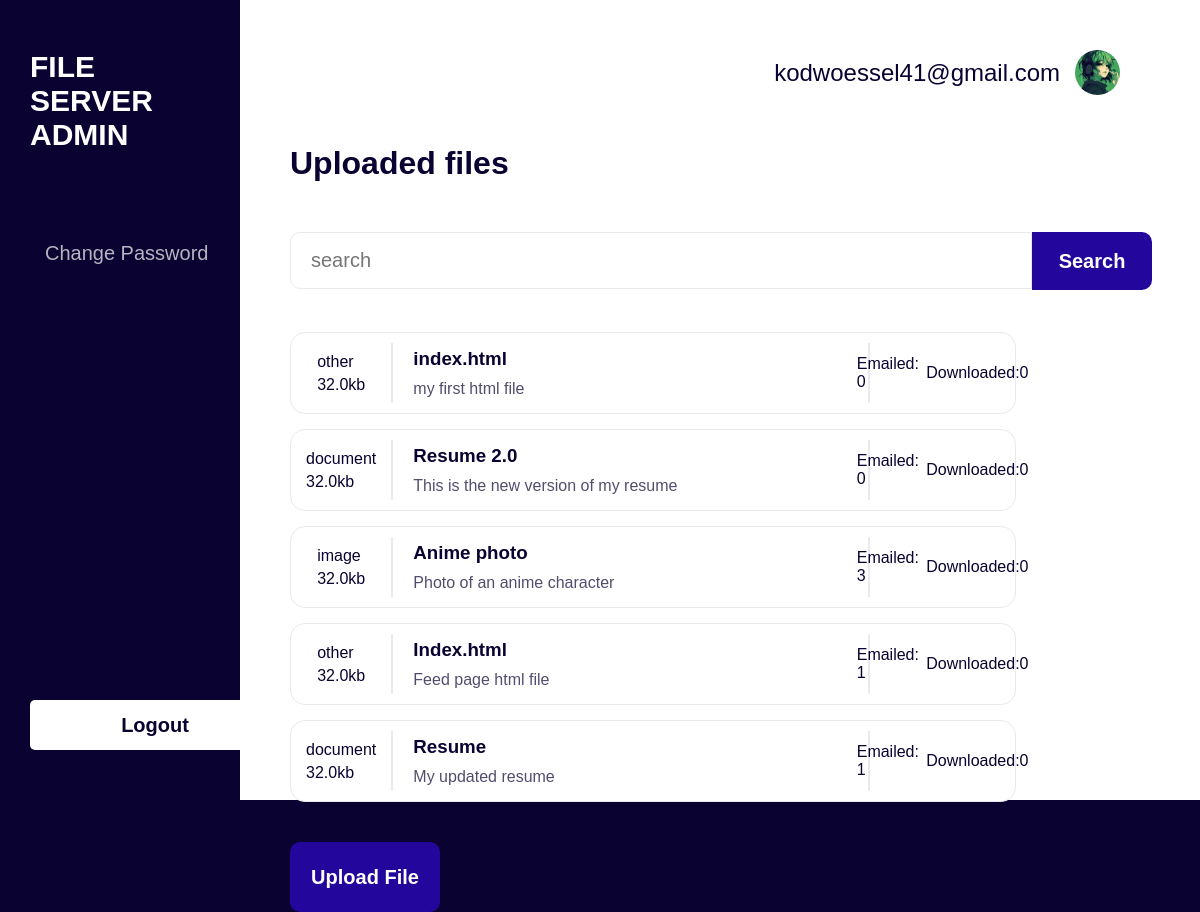
Page /administration/files/ (signed in) on the committed database.
### userAuth/models.py (models this page shows, shortened)
class User(AbstractBaseUser, PermissionsMixin):
    email = models.EmailField(unique=True)
    name = models.CharField(max_length=150, default="")
    is_active = models.BooleanField(default=True)
    is_staff = models.BooleanField(default=False)
    date_joined = models.DateTimeField(default=timezone.now)
    last_login = models.DateTimeField(blank=True, null=True)
    is_email_verified = models.BooleanField(default=False)
    objects = CustomUserManager()
    USERNAME_FIELD = 'email'
    EMAIL_FIELD = 'email'
    REQUIRED_FIELDS = []
    class Meta:
        verbose_name = 'User'
        verbose_name_plural = 'Users'
        ordering = ['-date_joined']
    groups = models.ManyToManyField(
        'auth.Group',
        related_name='auth_users',
        blank=True,
        verbose_name='groups',
        help_text='The groups this user belongs to. A user will get all permissions granted to each of their groups.',
    )
    user_permissions = models.ManyToManyField(
        'auth.Permission',
        related_name='auth_users',
        blank=True,
        verbose_name='user permissions',
        help_text='Specific permissions for this user.',
        related_query_name='user',
    )

### fileManager/models.py (models this page shows, shortened)
class File(models.Model):
    id = models.AutoField(primary_key=True)
    title = models.CharField(max_length=255, blank=False)
    description = models.TextField(blank=True)
    file = models.FileField(upload_to='uploads/', default='')
    date = models.DateTimeField(auto_now_add=True)
    file_type = models.CharField(max_length=50, blank=True)
    downloads_count = models.IntegerField(default=0)
    emailed_count = models.IntegerField(default=0)
    objects = FileManager()
    class Meta:
        ordering = ["-date"]

### administration/views.py (the view)
# urls.py: path('files/', views.files, name='files'),
def files(request):
    user = request.user
    files = File.objects.all()
    if request.method == 'POST':
        query = request.POST.get('query')
        files = File.objects.search(query=query)
        return render(request, 'admin/files.html', {'user': user, 'files': files, 'query': query})
    else:
        return render(request, 'admin/files.html', {'user': user, 'files': files})

### administration/templates/admin/files.html (shortened to what this page needs)
<!DOCTYPE html>
<html lang="en">
<head>
    {% load static %}
    <link rel="stylesheet" href="{% static 'css/filestyle.css' %}">
</head>
<body>
    <div class="container">
        <div class="aside">
            <h1>File Server Admin</h1>
            <div class="actionables">
                <a href="/reset_password">change password</a>
            </div>
            <form method="post" action="{% url 'logout' %}">
                <button type="submit">Logout</button>
            </form>
        </div>
        <div class="content">
            <div class="profile">
                <p class="email">{{ user.email }}</p>
                <img src="{% static 'images/profile.png' %}" alt="">
            </div>
            <h1>Uploaded files</h1>
            <div class="searchbar">
                <form method="post" action="{% url 'files' %}">
                    <input type="text" placeholder="search" name="query" value="{{query}}">
                    <button type="submit">Search</button>
                </form>
            </div>
            {% if files|length > 0%}
                <div class="files">
                    {% for file in files %}
                        <div class="file">
                            <div class="thumbnail">
                                <div class="thumb">
                                    <p>{{file.file_type}}</p>
                                    <p>32.0kb</p>
                                </div>
                            </div>
                            <div class="item">
                                <h3>{{ file.title }}</</h3>
                                <p>{{ file.description }}</p>
                            </div>
                            <div class="action">
                                <p>Emailed: {{file.emailed_count}}</p>
                                <p>Downloaded:{{file.downloads_count}}</p>
                            </div>
                        </div>
                    {% endfor %}
                </div>
            {% else %}
                <p>No files found</p>
            {% endif %}
            <div class="upload">
                <a href="/administration/upload/" class="upload">Upload File</a>
            </div>
        </div>
    </div>
</body>
</html>

### static/css/filestyle.css (style rules this page uses)
body { margin: 0; padding: 0; display: flex; align-items: center; justify-content: center; height: 100vh; width: 100vw; font-family: Arial, Helvetica, sans-serif; background-color: #0a0230; }
h1,h2,h3,h4, p { margin: 0; }
.container { display: flex; width: 100%; height: 100%; }
.container .aside { display: flex; flex-direction: column; width: calc(20% - 60px); color: white; height: calc(100% - 100px); justify-content: space-between; align-items: flex-start; padding: 50px 30px; gap: 80px; left: 0; }
.container .content { background-color: white; width: calc(80% - 100px); height: calc(100% - 100px); display: flex; flex-direction: column; align-items: flex-start; justify-content: flex-start; padding: 50px; color: #0a0230; }
.container .aside h1 { font-size: 30px; text-transform: uppercase; font-weight: bold; }
.container .aside a { font-size: 20px; opacity: 0.7; text-transform: capitalize; color: white; text-decoration: none; border-radius: 20px; margin-bottom: 80px; }
.container .aside .actionables { height: 60%; display: flex; flex-direction: column; justify-content: flex-start; }
.container .aside form button { height: 50px; width: 250px; outline: none; border: none; color: #0a0230; background-color: white; font-size: 20px; font-weight: bold; border-radius: 5px; }
.content { display: flex; flex-direction: column; gap: 50px; }
.content .profile { width: calc(100% - 60px); height: 50px; display: flex; align-items: center; justify-content: flex-end; padding: 0 30px; gap: 15px; }
.profile img { width: 45px; height: 45px; border-radius: 50%; }
.profile p { font-size: 24px; color: #0a0230; }
.content .files { display: flex; flex-direction: column; width: calc(90% - 50px); align-items: flex-start; gap: 15px; }
.files .file { display: flex; width: 100%; min-height: 60px; border-radius: 15px; border: 1px solid rgb(233, 233, 238); align-items: center; justify-content: space-between; padding: 10px 0; background-color: white; }
.files .file .thumbnail { height: 100%; width: 15%; border-right: 2px solid rgb(233, 233, 238); display: flex; align-items: center; justify-content: center; }
.file .thumbnail .thumb { display: flex; flex-direction: column; gap: 5px; }
.files .file .item { display: flex; flex-direction: column; align-items: flex-start; justify-content: center; height: 100%; width: 65%; border-right: 2px solid rgb(233, 233, 238); padding: 0 20px; }
.file .item p { font-size: 16px; font-weight: lighter; opacity: 0.7; margin-top: 10px; }
.files .file .action { display: flex; align-items: center; justify-content: center; gap: 5%; width: 20%; }
.searchbar { display: flex; align-items: center; justify-content: center; }
.searchbar form { height: 50px; display: flex; }
.searchbar form input { width: 700px; height: 35px; font-size: 20px; border-radius: 10px; border: 1px solid rgb(233, 233, 238); outline: none; padding: 10px 20px; border-top-right-radius: 0; border-bottom-right-radius: 0; }
.searchbar form button { width: 120px; background-color: #23079c; color: white; font-size: 20px; font-weight: bold; border-top-right-radius: 10px; border-bottom-right-radius: 10px; height: 58px; outline: none; border: none; }
.container .content .upload { background-color: #23079c; width: 150px; background-color: #23079c; color: white; font-size: 20px; border-radius: 10px; height: 50px; outline: none; border: none; display: flex; align-items: center; justify-content: center; }
.container .content .upload a { font-weight: bold; }
a { text-decoration: none; padding: 10px 15px; width: 100%; }

### rows in the picture
User: email "kodwoessel41@gmail.com"
File: file_type "other", title "index.html", description "my first html file", emailed_count "0", downloads_count "0"
File: file_type "document", title "Resume 2.0", description "This is the new version of my resume", emailed_count "0", downloads_count "0"
File: file_type "image", title "Anime photo", description "Photo of an anime character", emailed_count "3", downloads_count "0"
File: file_type "other", title "Index.html", description "Feed page html file", emailed_count "1", downloads_count "0"
File: file_type "document", title "Resume", description "My updated resume", emailed_count "1", downloads_count "0"
